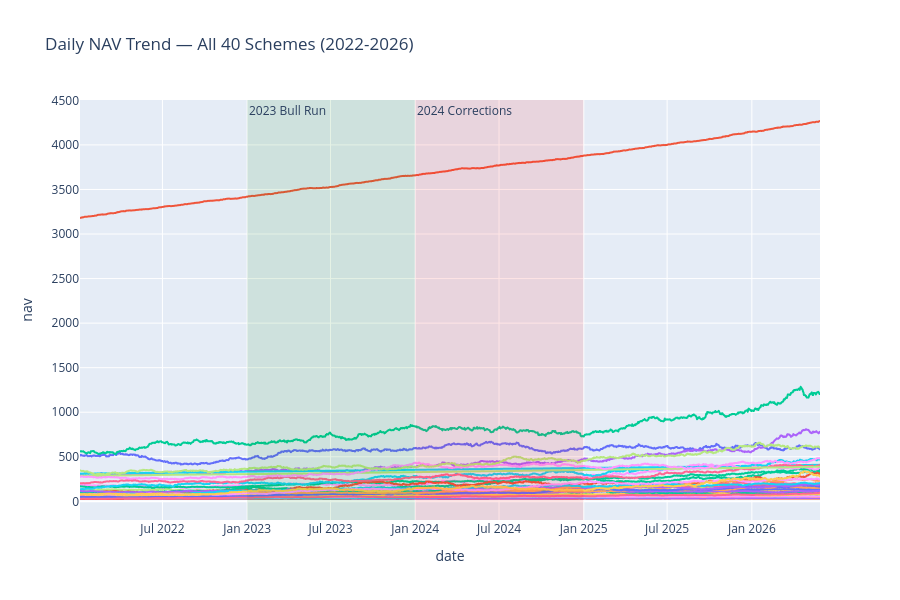

Notebook code for this chart:
### Code cell
fig = px.line(
    nav,
    x="date",
    y="nav",
    color="amfi_code",
    title="Daily NAV Trend — All 40 Schemes (2022-2026)"
)

fig.add_vrect(
    x0="2023-01-01", x1="2023-12-31",
    fillcolor="green", opacity=0.1, line_width=0,
    annotation_text="2023 Bull Run", annotation_position="top left"
)
fig.add_vrect(
    x0="2024-01-01", x1="2024-12-31",
    fillcolor="red", opacity=0.1, line_width=0,
    annotation_text="2024 Corrections", annotation_position="top left"
)

fig.update_layout(showlegend=False, height=600)
fig.write_image("../nav_trend_all_schemes.png")
fig.show()

### Figure 1 — Plotly figure (JSON) as saved in the notebook; plotly's stock layout.template omitted (floating-point values rounded to 4 significant figures; data arrays with more than 128 entries replaced by an {"elided": "..."} marker saying what was removed)
{"data": [{"hovertemplate": "amfi_code=100016<br>date=%{x}<br>nav=%{y}<extra></extra>", "legendgroup": "100016", "line": {"color": "#636efa", "dash": "solid"}, "marker": {"symbol": "circle"}, "mode": "lines", "name": "100016", "showlegend": true, "type": "scattergl", "x": {"elided": "1150 str values"}, "xaxis": "x", "y": {"elided": "1150 float values"}, "yaxis": "y"}, {"hovertemplate": "amfi_code=100025<br>date=%{x}<br>nav=%{y}<extra></extra>", "legendgroup": "100025", "line": {"color": "#EF553B", "dash": "solid"}, "marker": {"symbol": "circle"}, "mode": "lines", "name": "100025", "showlegend": true, "type": "scattergl", "x": {"elided": "1150 str values"}, "xaxis": "x", "y": {"elided": "1150 float values"}, "yaxis": "y"}, {"hovertemplate": "amfi_code=100033<br>date=%{x}<br>nav=%{y}<extra></extra>", "legendgroup": "100033", "line": {"color": "#00cc96", "dash": "solid"}, "marker": {"symbol": "circle"}, "mode": "lines", "name": "100033", "showlegend": true, "type": "scattergl", "x": {"elided": "1150 str values"}, "xaxis": "x", "y": {"elided": "1150 float values"}, "yaxis": "y"}, {"hovertemplate": "amfi_code=101206<br>date=%{x}<br>nav=%{y}<extra></extra>", "legendgroup": "101206", "line": {"color": "#ab63fa", "dash": "solid"}, "marker": {"symbol": "circle"}, "mode": "lines", "name": "101206", "showlegend": true, "type": "scattergl", "x": {"elided": "1150 str values"}, "xaxis": "x", "y": {"elided": "1150 float values"}, "yaxis": "y"}, {"hovertemplate": "amfi_code=101207<br>date=%{x}<br>nav=%{y}<extra></extra>", "legendgroup": "101207", "line": {"color": "#FFA15A", "dash": "solid"}, "marker": {"symbol": "circle"}, "mode": "lines", "name": "101207", "showlegend": true, "type": "scattergl", "x": {"elided": "1150 str values"}, "xaxis": "x", "y": {"elided": "1150 float values"}, "yaxis": "y"}, {"hovertemplate": "amfi_code=101208<br>date=%{x}<br>nav=%{y}<extra></extra>", "legendgroup": "101208", "line": {"color": "#19d3f3", "dash": "solid"}, "marker": {"symbol": "circle"}, "mode": "lines", "name": "101208", "showlegend": true, "type": "scattergl", "x": {"elided": "1150 str values"}, "xaxis": "x", "y": {"elided": "1150 float values"}, "yaxis": "y"}, {"hovertemplate": "amfi_code=102885<br>date=%{x}<br>nav=%{y}<extra></extra>", "legendgroup": "102885", "line": {"color": "#FF6692", "dash": "solid"}, "marker": {"symbol": "circle"}, "mode": "lines", "name": "102885", "showlegend": true, "type": "scattergl", "x": {"elided": "1150 str values"}, "xaxis": "x", "y": {"elided": "1150 float values"}, "yaxis": "y"}, {"hovertemplate": "amfi_code=102886<br>date=%{x}<br>nav=%{y}<extra></extra>", "legendgroup": "102886", "line": {"color": "#B6E880", "dash": "solid"}, "marker": {"symbol": "circle"}, "mode": "lines", "name": "102886", "showlegend": true, "type": "scattergl", "x": {"elided": "1150 str values"}, "xaxis": "x", "y": {"elided": "1150 float values"}, "yaxis": "y"}, {"hovertemplate": "amfi_code=102887<br>date=%{x}<br>nav=%{y}<extra></extra>", "legendgroup": "102887", "line": {"color": "#FF97FF", "dash": "solid"}, "marker": {"symbol": "circle"}, "mode": "lines", "name": "102887", "showlegend": true, "type": "scattergl", "x": {"elided": "1150 str values"}, "xaxis": "x", "y": {"elided": "1150 float values"}, "yaxis": "y"}, {"hovertemplate": "amfi_code=118632<br>date=%{x}<br>nav=%{y}<extra></extra>", "legendgroup": "118632", "line": {"color": "#FECB52", "dash": "solid"}, "marker": {"symbol": "circle"}, "mode": "lines", "name": "118632", "showlegend": true, "type": "scattergl", "x": {"elided": "1150 str values"}, "xaxis": "x", "y": {"elided": "1150 float values"}, "yaxis": "y"}, {"hovertemplate": "amfi_code=118633<br>date=%{x}<br>nav=%{y}<extra></extra>", "legendgroup": "118633", "line": {"color": "#636efa", "dash": "solid"}, "marker": {"symbol": "circle"}, "mode": "lines", "name": "118633", "showlegend": true, "type": "scattergl", "x": {"elided": "1150 str values"}, "xaxis": "x", "y": {"elided": "1150 float values"}, "yaxis": "y"}, {"hovertemplate": "amfi_code=118634<br>date=%{x}<br>nav=%{y}<extra></extra>", "legendgroup": "118634", "line": {"color": "#EF553B", "dash": "solid"}, "marker": {"symbol": "circle"}, "mode": "lines", "name": "118634", "showlegend": true, "type": "scattergl", "x": {"elided": "1150 str values"}, "xaxis": "x", "y": {"elided": "1150 float values"}, "yaxis": "y"}, {"hovertemplate": "amfi_code=118635<br>date=%{x}<br>nav=%{y}<extra></extra>", "legendgroup": "118635", "line": {"color": "#00cc96", "dash": "solid"}, "marker": {"symbol": "circle"}, "mode": "lines", "name": "118635", "showlegend": true, "type": "scattergl", "x": {"elided": "1150 str values"}, "xaxis": "x", "y": {"elided": "1150 float values"}, "yaxis": "y"}, {"hovertemplate": "amfi_code=118636<br>date=%{x}<br>nav=%{y}<extra></extra>", "legendgroup": "118636", "line": {"color": "#ab63fa", "dash": "solid"}, "marker": {"symbol": "circle"}, "mode": "lines", "name": "118636", "showlegend": true, "type": "scattergl", "x": {"elided": "1150 str values"}, "xaxis": "x", "y": {"elided": "1150 float values"}, "yaxis": "y"}, {"hovertemplate": "amfi_code=119092<br>date=%{x}<br>nav=%{y}<extra></extra>", "legendgroup": "119092", "line": {"color": "#FFA15A", "dash": "solid"}, "marker": {"symbol": "circle"}, "mode": "lines", "name": "119092", "showlegend": true, "type": "scattergl", "x": {"elided": "1150 str values"}, "xaxis": "x", "y": {"elided": "1150 float values"}, "yaxis": "y"}, {"hovertemplate": "amfi_code=119093<br>date=%{x}<br>nav=%{y}<extra></extra>", "legendgroup": "119093", "line": {"color": "#19d3f3", "dash": "solid"}, "marker": {"symbol": "circle"}, "mode": "lines", "name": "119093", "showlegend": true, "type": "scattergl", "x": {"elided": "1150 str values"}, "xaxis": "x", "y": {"elided": "1150 float values"}, "yaxis": "y"}, {"hovertemplate": "amfi_code=119094<br>date=%{x}<br>nav=%{y}<extra></extra>", "legendgroup": "119094", "line": {"color": "#FF6692", "dash": "solid"}, "marker": {"symbol": "circle"}, "mode": "lines", "name": "119094", "showlegend": true, "type": "scattergl", "x": {"elided": "1150 str values"}, "xaxis": "x", "y": {"elided": "1150 float values"}, "yaxis": "y"}, {"hovertemplate": "amfi_code=119095<br>date=%{x}<br>nav=%{y}<extra></extra>", "legendgroup": "119095", "line": {"color": "#B6E880", "dash": "solid"}, "marker": {"symbol": "circle"}, "mode": "lines", "name": "119095", "showlegend": true, "type": "scattergl", "x": {"elided": "1150 str values"}, "xaxis": "x", "y": {"elided": "1150 float values"}, "yaxis": "y"}, {"hovertemplate": "amfi_code=119120<br>date=%{x}<br>nav=%{y}<extra></extra>", "legendgroup": "119120", "line": {"color": "#FF97FF", "dash": "solid"}, "marker": {"symbol": "circle"}, "mode": "lines", "name": "119120", "showlegend": true, "type": "scattergl", "x": {"elided": "1150 str values"}, "xaxis": "x", "y": {"elided": "1150 float values"}, "yaxis": "y"}, {"hovertemplate": "amfi_code=119551<br>date=%{x}<br>nav=%{y}<extra></extra>", "legendgroup": "119551", "line": {"color": "#FECB52", "dash": "solid"}, "marker": {"symbol": "circle"}, "mode": "lines", "name": "119551", "showlegend": true, "type": "scattergl", "x": {"elided": "1150 str values"}, "xaxis": "x", "y": {"elided": "1150 float values"}, "yaxis": "y"}, {"hovertemplate": "amfi_code=119552<br>date=%{x}<br>nav=%{y}<extra></extra>", "legendgroup": "119552", "line": {"color": "#636efa", "dash": "solid"}, "marker": {"symbol": "circle"}, "mode": "lines", "name": "119552", "showlegend": true, "type": "scattergl", "x": {"elided": "1150 str values"}, "xaxis": "x", "y": {"elided": "1150 float values"}, "yaxis": "y"}, {"hovertemplate": "amfi_code=119598<br>date=%{x}<br>nav=%{y}<extra></extra>", "legendgroup": "119598", "line": {"color": "#EF553B", "dash": "solid"}, "marker": {"symbol": "circle"}, "mode": "lines", "name": "119598", "showlegend": true, "type": "scattergl", "x": {"elided": "1150 str values"}, "xaxis": "x", "y": {"elided": "1150 float values"}, "yaxis": "y"}, {"hovertemplate": "amfi_code=119599<br>date=%{x}<br>nav=%{y}<extra></extra>", "legendgroup": "119599", "line": {"color": "#00cc96", "dash": "solid"}, "marker": {"symbol": "circle"}, "mode": "lines", "name": "119599", "showlegend": true, "type": "scattergl", "x": {"elided": "1150 str values"}, "xaxis": "x", "y": {"elided": "1150 float values"}, "yaxis": "y"}, {"hovertemplate": "amfi_code=120503<br>date=%{x}<br>nav=%{y}<extra></extra>", "legendgroup": "120503", "line": {"color": "#ab63fa", "dash": "solid"}, "marker": {"symbol": "circle"}, "mode": "lines", "name": "120503", "showlegend": true, "type": "scattergl", "x": {"elided": "1150 str values"}, "xaxis": "x", "y": {"elided": "1150 float values"}, "yaxis": "y"}, {"hovertemplate": "amfi_code=120504<br>date=%{x}<br>nav=%{y}<extra></extra>", "legendgroup": "120504", "line": {"color": "#FFA15A", "dash": "solid"}, "marker": {"symbol": "circle"}, "mode": "lines", "name": "120504", "showlegend": true, "type": "scattergl", "x": {"elided": "1150 str values"}, "xaxis": "x", "y": {"elided": "1150 float values"}, "yaxis": "y"}, {"hovertemplate": "amfi_code=120505<br>date=%{x}<br>nav=%{y}<extra></extra>", "legendgroup": "120505", "line": {"color": "#19d3f3", "dash": "solid"}, "marker": {"symbol": "circle"}, "mode": "lines", "name": "120505", "showlegend": true, "type": "scattergl", "x": {"elided": "1150 str values"}, "xaxis": "x", "y": {"elided": "1150 float values"}, "yaxis": "y"}, {"hovertemplate": "amfi_code=120506<br>date=%{x}<br>nav=%{y}<extra></extra>", "legendgroup": "120506", "line": {"color": "#FF6692", "dash": "solid"}, "marker": {"symbol": "circle"}, "mode": "lines", "name": "120506", "showlegend": true, "type": "scattergl", "x": {"elided": "1150 str values"}, "xaxis": "x", "y": {"elided": "1150 float values"}, "yaxis": "y"}, {"hovertemplate": "amfi_code=120507<br>date=%{x}<br>nav=%{y}<extra></extra>", "legendgroup": "120507", "line": {"color": "#B6E880", "dash": "solid"}, "marker": {"symbol": "circle"}, "mode": "lines", "name": "120507", "showlegend": true, "type": "scattergl", "x": {"elided": "1150 str values"}, "xaxis": "x", "y": {"elided": "1150 float values"}, "yaxis": "y"}, {"hovertemplate": "amfi_code=120841<br>date=%{x}<br>nav=%{y}<extra></extra>", "legendgroup": "120841", "line": {"color": "#FF97FF", "dash": "solid"}, "marker": {"symbol": "circle"}, "mode": "lines", "name": "120841", "showlegend": true, "type": "scattergl", "x": {"elided": "1150 str values"}, "xaxis": "x", "y": {"elided": "1150 float values"}, "yaxis": "y"}, {"hovertemplate": "amfi_code=120842<br>date=%{x}<br>nav=%{y}<extra></extra>", "legendgroup": "120842", "line": {"color": "#FECB52", "dash": "solid"}, "marker": {"symbol": "circle"}, "mode": "lines", "name": "120842", "showlegend": true, "type": "scattergl", "x": {"elided": "1150 str values"}, "xaxis": "x", "y": {"elided": "1150 float values"}, "yaxis": "y"}, {"hovertemplate": "amfi_code=120843<br>date=%{x}<br>nav=%{y}<extra></extra>", "legendgroup": "120843", "line": {"color": "#636efa", "dash": "solid"}, "marker": {"symbol": "circle"}, "mode": "lines", "name": "120843", "showlegend": true, "type": "scattergl", "x": {"elided": "1150 str values"}, "xaxis": "x", "y": {"elided": "1150 float values"}, "yaxis": "y"}, {"hovertemplate": "amfi_code=120844<br>date=%{x}<br>nav=%{y}<extra></extra>", "legendgroup": "120844", "line": {"color": "#EF553B", "dash": "solid"}, "marker": {"symbol": "circle"}, "mode": "lines", "name": "120844", "showlegend": true, "type": "scattergl", "x": {"elided": "1150 str values"}, "xaxis": "x", "y": {"elided": "1150 float values"}, "yaxis": "y"}, {"hovertemplate": "amfi_code=125497<br>date=%{x}<br>nav=%{y}<extra></extra>", "legendgroup": "125497", "line": {"color": "#00cc96", "dash": "solid"}, "marker": {"symbol": "circle"}, "mode": "lines", "name": "125497", "showlegend": true, "type": "scattergl", "x": {"elided": "1150 str values"}, "xaxis": "x", "y": {"elided": "1150 float values"}, "yaxis": "y"}, {"hovertemplate": "amfi_code=125498<br>date=%{x}<br>nav=%{y}<extra></extra>", "legendgroup": "125498", "line": {"color": "#ab63fa", "dash": "solid"}, "marker": {"symbol": "circle"}, "mode": "lines", "name": "125498", "showlegend": true, "type": "scattergl", "x": {"elided": "1150 str values"}, "xaxis": "x", "y": {"elided": "1150 float values"}, "yaxis": "y"}, {"hovertemplate": "amfi_code=148567<br>date=%{x}<br>nav=%{y}<extra></extra>", "legendgroup": "148567", "line": {"color": "#FFA15A", "dash": "solid"}, "marker": {"symbol": "circle"}, "mode": "lines", "name": "148567", "showlegend": true, "type": "scattergl", "x": {"elided": "1150 str values"}, "xaxis": "x", "y": {"elided": "1150 float values"}, "yaxis": "y"}, {"hovertemplate": "amfi_code=148568<br>date=%{x}<br>nav=%{y}<extra></extra>", "legendgroup": "148568", "line": {"color": "#19d3f3", "dash": "solid"}, "marker": {"symbol": "circle"}, "mode": "lines", "name": "148568", "showlegend": true, "type": "scattergl", "x": {"elided": "1150 str values"}, "xaxis": "x", "y": {"elided": "1150 float values"}, "yaxis": "y"}, {"hovertemplate": "amfi_code=148569<br>date=%{x}<br>nav=%{y}<extra></extra>", "legendgroup": "148569", "line": {"color": "#FF6692", "dash": "solid"}, "marker": {"symbol": "circle"}, "mode": "lines", "name": "148569", "showlegend": true, "type": "scattergl", "x": {"elided": "1150 str values"}, "xaxis": "x", "y": {"elided": "1150 float values"}, "yaxis": "y"}, {"hovertemplate": "amfi_code=149322<br>date=%{x}<br>nav=%{y}<extra></extra>", "legendgroup": "149322", "line": {"color": "#B6E880", "dash": "solid"}, "marker": {"symbol": "circle"}, "mode": "lines", "name": "149322", "showlegend": true, "type": "scattergl", "x": {"elided": "1150 str values"}, "xaxis": "x", "y": {"elided": "1150 float values"}, "yaxis": "y"}, {"hovertemplate": "amfi_code=149323<br>date=%{x}<br>nav=%{y}<extra></extra>", "legendgroup": "149323", "line": {"color": "#FF97FF", "dash": "solid"}, "marker": {"symbol": "circle"}, "mode": "lines", "name": "149323", "showlegend": true, "type": "scattergl", "x": {"elided": "1150 str values"}, "xaxis": "x", "y": {"elided": "1150 float values"}, "yaxis": "y"}, {"hovertemplate": "amfi_code=149324<br>date=%{x}<br>nav=%{y}<extra></extra>", "legendgroup": "149324", "line": {"color": "#FECB52", "dash": "solid"}, "marker": {"symbol": "circle"}, "mode": "lines", "name": "149324", "showlegend": true, "type": "scattergl", "x": {"elided": "1150 str values"}, "xaxis": "x", "y": {"elided": "1150 float values"}, "yaxis": "y"}], "layout": {"annotations": [{"showarrow": false, "text": "2023 Bull Run", "x": "2023-01-01", "xanchor": "left", "xref": "x", "y": 1, "yanchor": "top", "yref": "y domain"}, {"showarrow": false, "text": "2024 Corrections", "x": "2024-01-01", "xanchor": "left", "xref": "x", "y": 1, "yanchor": "top", "yref": "y domain"}], "height": 600, "legend": {"title": {"text": "amfi_code"}, "tracegroupgap": 0}, "shapes": [{"fillcolor": "green", "line": {"width": 0}, "opacity": 0.1, "type": "rect", "x0": "2023-01-01", "x1": "2023-12-31", "xref": "x", "y0": 0, "y1": 1, "yref": "y domain"}, {"fillcolor": "red", "line": {"width": 0}, "opacity": 0.1, "type": "rect", "x0": "2024-01-01", "x1": "2024-12-31", "xref": "x", "y0": 0, "y1": 1, "yref": "y domain"}], "showlegend": false, "title": {"text": "Daily NAV Trend — All 40 Schemes (2022-2026)"}, "xaxis": {"anchor": "y", "domain": [0, 1], "title": {"text": "date"}}, "yaxis": {"anchor": "x", "domain": [0, 1], "title": {"text": "nav"}}}}
